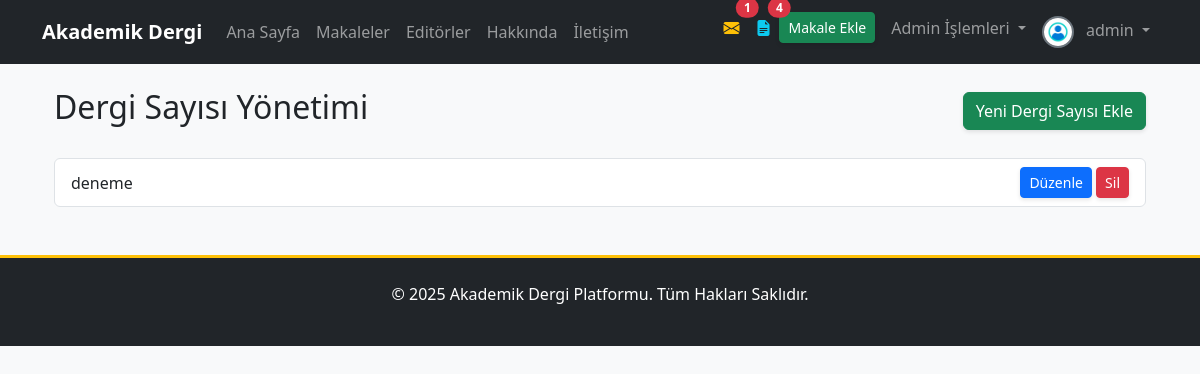
Screenshot of /dashboard/dergi-sayilari/ (signed in) with the database file from the repository.
### apps/users/models.py (models this page shows, shortened)
class User(AbstractUser):
    email = models.EmailField(unique=True, verbose_name="E-posta Adresi")
    biyografi = models.TextField(blank=True, null=True, verbose_name="Biyografi")
    profile_resmi = models.ImageField(
        upload_to=profile_pic_path,
        default='profile_pics/default.png',
        verbose_name="Profil Resmi"
    )
    resume = models.FileField(
        upload_to=resume_path,
        blank=True,
        null=True,
        verbose_name="Özgeçmiş (PDF)"
    )
    is_editor = models.BooleanField(default=False, verbose_name="Editör Yetkisi")
    goster_editorler_sayfasinda = models.BooleanField(
        default=False,
        verbose_name="Editörler Sayfasında Gösterilsin mi?"
    )
    def get_full_name(self):
        return f"{self.first_name} {self.last_name}".strip()

### apps/articles/models.py (models this page shows, shortened)
class DergiSayisi(models.Model):
    sayi = models.CharField(max_length=100, unique=True, verbose_name="Dergi Sayısı/Adı")
    olusturulma_tarihi = models.DateTimeField(auto_now_add=True)
    class Meta:
        verbose_name = "Dergi Sayısı"
        verbose_name_plural = "Dergi Sayıları"
        ordering = ['-olusturulma_tarihi']

### apps/dashboard/views.py (the view)
# urls.py: path('dergi-sayilari/', views.AdminDergiSayisiListView.as_view(), name='admin_dergisayisi_list'),
class AdminDergiSayisiListView(AdminRequiredMixin, ListView):
    model = DergiSayisi
    template_name = 'dashboard/admin_dergisayisi_list.html'
    context_object_name = 'dergi_sayilari'
    paginate_by = 20
    ordering = ['-olusturulma_tarihi']

### apps/core/context_processors.py (called while the page is built)
def notification_context(request):
    if not request.user.is_authenticated:
        return {}
    user = request.user
    context = {}
    if user.is_superuser:
        context['unread_messages_count'] = IletisimFormu.objects.filter(cevaplandi=False).count()
    else:
        context['unread_messages_count'] = 0
    if user.is_superuser or user.is_editor:
        context['draft_articles_count'] = Makale.objects.filter(goster_makaleler_sayfasinda=False).count()
    else:
        context['draft_articles_count'] = 0
    context['unread_notes_count'] = Makale.objects.filter(
        yazarlar__user_hesabi=user,  # Doğru sorgu: Yazar modeli üzerinden kullanıcı hesabına ulaş
        admin_notu_okundu=False
    ).exclude(admin_notu__isnull=True).exclude(admin_notu__exact='').count()
    return context

### apps/core/mixins.py (called while the page is built)
    def dispatch(self, request, *args, **kwargs):
        if not request.user.is_authenticated or not request.user.is_superuser:
            messages.error(request, 'Bu sayfaya erişim için admin yetkisi gerekmektedir.')
            return redirect('anasayfa')
        return super().dispatch(request, *args, **kwargs)

### templates/dashboard/admin_dergisayisi_list.html (shortened to what this page needs)
{% extends 'base.html' %}
{% block content %}
<div class="container mt-4">
    <div class="d-flex justify-content-between align-items-center mb-4">
        <h2>Dergi Sayısı Yönetimi</h2>
        <a href="{% url 'dashboard:admin_dergisayisi_create' %}" class="btn btn-success">Yeni Dergi Sayısı Ekle</a>
    </div>
    <ul class="list-group">
        {% for dergi in dergi_sayilari %}
        <li class="list-group-item d-flex justify-content-between align-items-center">
            {{ dergi.sayi }}
            <span>
                <a href="{% url 'dashboard:admin_dergisayisi_update' dergi.pk %}" class="btn btn-sm btn-primary">Düzenle</a>
                <a href="{% url 'dashboard:admin_dergisayisi_delete' dergi.pk %}" class="btn btn-sm btn-danger">Sil</a>
            </span>
        </li>
        {% empty %}
        <li class="list-group-item">Henüz eklenmiş dergi sayısı yok.</li>
        {% endfor %}
    </ul>
</div>
{% endblock %}

### templates/partials/_navbar.html (shortened to what this page needs)
<nav class="navbar navbar-expand-lg navbar-dark bg-dark">
    <div class="container">
        <a class="navbar-brand" href="{% url 'anasayfa' %}">Akademik Dergi</a>
        <div class="collapse navbar-collapse" id="navbarNav">
            <ul class="navbar-nav me-auto mb-2 mb-lg-0">
                <li class="nav-item"><a class="nav-link" href="{% url 'anasayfa' %}">Ana Sayfa</a></li>
                <li class="nav-item"><a class="nav-link" href="{% url 'makale_list' %}">Makaleler</a></li>
                <li class="nav-item"><a class="nav-link" href="{% url 'editorler' %}">Editörler</a></li>
                <li class="nav-item"><a class="nav-link" href="{% url 'hakkinda' %}">Hakkında</a></li>
                <li class="nav-item"><a class="nav-link" href="{% url 'iletisim' %}">İletişim</a></li>
            </ul>
            <ul class="navbar-nav ms-auto">
                {% if user.is_authenticated %}
                    {% if user.is_superuser and unread_messages_count > 0 %}
                    <li class="nav-item">
                        <a href="{% url 'dashboard:admin_iletisim_list' %}?durum=cevaplanmadi" class="nav-link position-relative text-warning" title="Cevaplanmamış Mesajlar">
                            <i class="bi bi-envelope-fill"></i>
                            <span class="position-absolute top-0 start-100 translate-middle badge rounded-pill bg-danger">{{ unread_messages_count }}</span>
                        </a>
                    </li>
                    {% endif %}
                    {% if user.is_superuser or user.is_editor %}
                        {% if draft_articles_count > 0 %}
                        <li class="nav-item">
                            <a href="{% url 'dashboard:editor_panel' %}?status=draft" class="nav-link position-relative text-info" title="Taslak Makaleler">
                                <i class="bi bi-file-earmark-text-fill"></i>
                                <span class="position-absolute top-0 start-100 translate-middle badge rounded-pill bg-danger">{{ draft_articles_count }}</span>
                            </a>
                        </li>
                        {% endif %}
                    {% endif %}
                    <li class="nav-item"><a href="{% url 'makale_ekle' %}" class="btn btn-success btn-sm me-2 mt-1">Makale Ekle</a></li>
                    {% if user.is_superuser %}
                    <li class="nav-item dropdown">
                        <a class="nav-link dropdown-toggle" href="#" id="adminDropdown" role="button" data-bs-toggle="dropdown" aria-expanded="false">
                            Admin İşlemleri
                        </a>
                    </li>
                    {% endif %}
                    <li class="nav-item dropdown">
                        <a class="nav-link dropdown-toggle" href="#" id="navbarDropdown" role="button" data-bs-toggle="dropdown" aria-expanded="false">
                            <img src="{{ user.profile_resmi.url }}" alt="{{ user.username }}" class="rounded-circle me-2" style="width:32px; height:32px; object-fit:cover;">
                            {{ user.get_full_name|default:user.username }}
                        </a>
                    </li>
                {% endif %}
            </ul>
        </div>
    </div>
</nav>

### static/css/style.css (style rules this page uses)
body { font-family: 'Segoe UI', Roboto, 'Helvetica Neue', Arial, sans-serif; background-color: #f8f9fa; transition: background-color 0.3s; }
.navbar-dark .navbar-nav .nav-link { transition: color 0.2s ease-in-out; }
.navbar-brand { font-weight: bold; }
.navbar .dropdown-toggle img { border: 2px solid #6c757d; transition: transform 0.2s; }
.btn { transition: all 0.3s ease; box-shadow: 0 2px 4px rgba(0,0,0,0.1); }

### rows the page displays
User: profile_resmi (placeholder picture), get_full_name "admin"
DergiSayisi: sayi "deneme"

### other values shown
{{ unread_messages_count }} "1"
{{ draft_articles_count }} "4"
